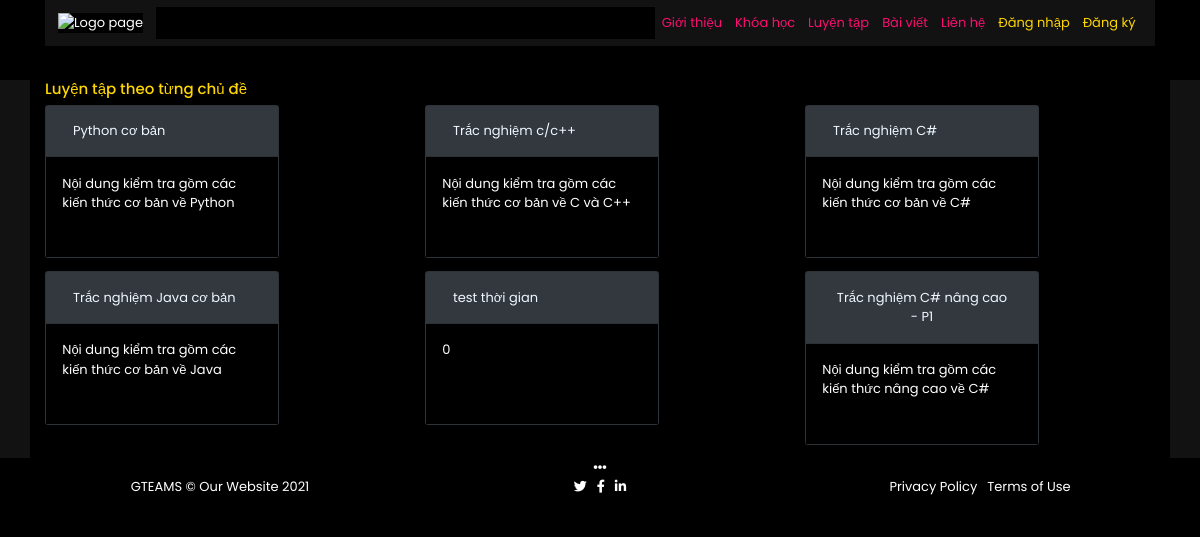
/GTEAMS/practice/, run on the app's committed database.
### GTEAMS_APP/models.py (models this page shows, shortened)
class Quiz(models.Model):
    name=models.CharField(max_length=50)
    topic=models.CharField(max_length=200)
    numberOfQuestions=models.IntegerField()
    time=models.IntegerField(help_text="thời gian làm bài tính bằng phút")
    requiredScoreToPass=models.IntegerField(help_text="điểm số cần để hoàn thành bài kiểm tra")
    Ds=models.CharField(max_length=200)
    class Meta:
        verbose_name_plural='Quizes'

### GTEAMS_APP/views.py (the view)
# urls.py: path('practice/',views.ShowListQuiz, name='practice'),
def ShowListQuiz(request):
    Question=Quiz.objects.all()
    context = {'question': Question}
    return render(request,'pages/practice.html',context)

### GTEAMS_APP/templates/pages/practice.html (shortened to what this page needs)
{% load static %}
<!DOCTYPE html>
<html lang="en">
<head>
    <link href="https://cdn.jsdelivr.net/npm/bootstrap@5.1.3/dist/css/bootstrap.min.css" rel="stylesheet">
    <link href="https://stackpath.bootstrapcdn.com/bootstrap/4.5.0/css/bootstrap.min.css" rel="stylesheet">
    <link href="https://use.fontawesome.com/releases/v5.13.0/css/all.css" rel="stylesheet" id="fontawesome-css">
    <link rel="stylesheet" href="{% static 'css/practic.css'%}">
</head>
<body>
    <header>
        <div class="container">
            <nav class="navbar navbar-expand-lg navbar-dark sticky-top" style="background-color: #121212;">
                <a class="navbar-brand" href="{% url 'home' %}"><img src="{% static 'imgs/logo.png'%}" alt="Logo page" width="100" /></a>
                <div class="collapse navbar-collapse" id="navbarNav" style="background-color: #121212;">
                    <ul class="navbar-nav mr-auto w-100 justify-content-end">
                        <li class="nav-item active">
                            <a class="nav-link" href="{% url 'intro' %}">Giới thiệu<span class="sr-only">(current)</span></a>
                        </li>
                        <li class="nav-item">
                            <a class="nav-link" href="{% url 'courses' %}">Khóa học</a>
                        </li>
                        <li class="nav-item">
                            <a class="nav-link" href="{% url 'practice' %}">Luyện tập</a>
                        </li>
                       <li class="nav-item">
                            <a class="nav-link" href="{% url 'blogs' %}">Bài viết</a>
                        </li>
                        <li class="nav-item">
                            <a class="nav-link" href="{% url 'contact' %}">Liên hệ</a>
                        </li>
                        {% if user.is_authenticated %}
                        <li class="nav-item active"  >
                            <a class="nav-link" style="color: #FFD700 !important;" href="{% url 'profile' %}">Xin chào {{ user.username }}</a>
                        </li>
                        <li class="nav-item">
                            <a class="nav-link" href="{% url 'shopping'%}"><i class="fas fa-shopping-cart" style="color: #FFD700 !important;"></i></a>
                          </li>
                        <li class="nav-item active" >
                            <a class="nav-link" style="color: #FFD700 !important;" href="{% url 'logout' %}">Đăng xuất</a>
                        </li>
                        {% else %}
                        <li class="nav-item active" >
                            <a class="nav-link" style="color: #FFD700 !important;" href="{% url 'log' %}">Đăng nhập</a>
                        </li>
                        <li class="nav-item active">
                            <a class="nav-link" style="color: #FFD700 !important;" href="{% url 'reg' %}">Đăng ký</a>
                        </li>
                        {% endif %}
                    </ul>
                </div>
            </nav>
        </div>
    </header>
    <div class="container">
        <h1 style="color: #FFD700; font-size: 15px;">Luyện tập theo từng chủ đề</h1>
        <div class="block_query">
            <div id="questions">
                <div class="row">
                    {% if question %} {% for q in question %}
                    <div class="col-sm-4">
                        <div class="card text-white bg-dark mb-3" style="max-width: 18rem;">
                            <div class="card-header" >
                                <button type="button" style="text-decoration: none; color: aliceblue;" class="btn btn-link modal-button" data-topic="{{q.topic}}" data-quiz="{{q.name}}" data-question="{{q.numberOfQuestions}}" data-time="{{q.time}}" data-pass="{{q.requiredScoreToPass}}"
                                    data-bs-toggle="modal" data-bs-target="#quizStartModal" class="btn btn-primary">
                                    {{q.name}}
                                </button>
                            </div>
                            <div class="card-body" style="height: 100px;">
                                <p class="card-text">{{q.Ds}}</p>
                            </div>
                        </div>
                    </div>
                    {% endfor %} {% endif %}
                </div>
            </div>
        </div>
    </div>
    <footer>
        <div class="container">
            <div class="text-center"><i class="fas fa-ellipsis-h"></i></div>
            <div class="row text-center">
                <div class="col-md-4 box">
                    <span class="copyright quick-links">GTEAMS &copy; Our Website <script>document.write(new Date().getFullYear())</script>
              </span>
                </div>
                <div class="col-md-4 box">
                    <ul class="list-inline social-buttons">
                        <li class="list-inline-item">
                            <a href="#">
                                <i class="fab fa-twitter"></i>
                            </a>
                        </li>
                        <li class="list-inline-item">
                            <a href="#">
                                <i class="fab fa-facebook-f"></i>
                            </a>
                        </li>
                        <li class="list-inline-item">
                            <a href="#">
                                <i class="fab fa-linkedin-in"></i>
                            </a>
                        </li>
                    </ul>
                </div>
                <div class="col-md-4 box">
                    <ul class="list-inline quick-links">
                        <li class="list-inline-item">
                            <a href="#">Privacy Policy</a>
                        </li>
                        <li class="list-inline-item">
                            <a href="#">Terms of Use</a>
                        </li>
                    </ul>
                </div>
            </div>
        </div>
    </footer>
</body>
</html>

### GTEAMS_APP/static/css/practic.css (style rules this page uses)
* { margin: 0; padding: 0; box-sizing: border-box; font-family: "Poppins", sans-serif; color: rgb(255, 255, 255); background-color: #000000; box-sizing: border-box; font-size: 13px; }
.navbar-dark .navbar-nav .nav-link { color: rgb(250, 14, 112) !important; background-color: #121212; }
body { background-color: #121212 !important; }
header { margin: 0; padding: 0; height: 80px; }
a { text-decoration: none !important; color: white; }

### data on the page
Quiz: name "Python cơ bản", Ds "Nội dung kiểm tra gồm các kiến thức cơ bản về Python"
Quiz: name "Trắc nghiệm c/c++", Ds "Nội dung kiểm tra gồm các kiến thức cơ bản về C và C++"
Quiz: name "Trắc nghiệm C#", Ds "Nội dung kiểm tra gồm các kiến thức cơ bản về C#"
Quiz: name "Trắc nghiệm Java cơ bản", Ds "Nội dung kiểm tra gồm các kiến thức cơ bản về Java"
Quiz: name "test thời gian", Ds "0"
Quiz: name "Trắc nghiệm C# nâng cao - P1", Ds "Nội dung kiểm tra gồm các kiến thức nâng cao về C#"
